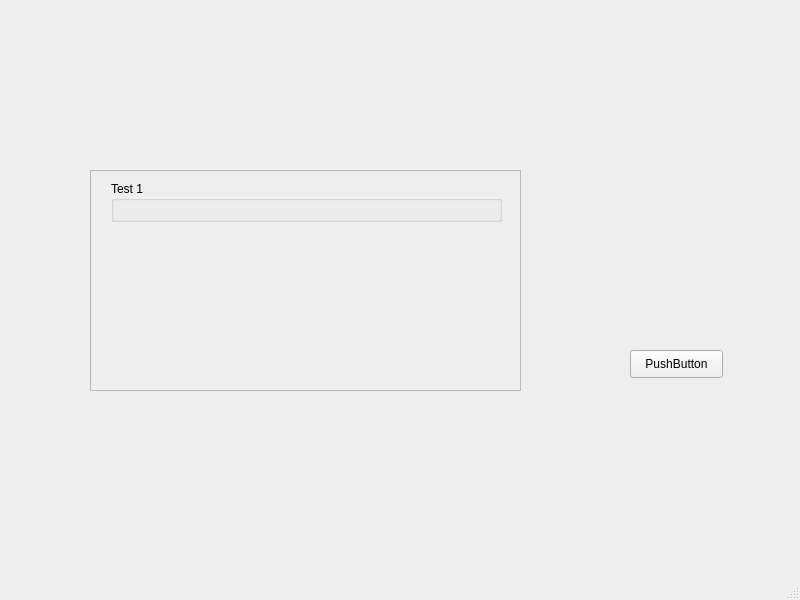
<?xml version="1.0" encoding="UTF-8"?>
<ui version="4.0">
 <class>MainWindow</class>
 <widget class="QMainWindow" name="MainWindow">
  <property name="geometry">
   <rect>
    <x>0</x>
    <y>0</y>
    <width>800</width>
    <height>600</height>
   </rect>
  </property>
  <property name="windowTitle">
   <string>MainWindow</string>
  </property>
  <widget class="QWidget" name="centralwidget">
   <widget class="QPushButton" name="pushButton">
    <property name="geometry">
     <rect>
      <x>630</x>
      <y>350</y>
      <width>93</width>
      <height>28</height>
     </rect>
    </property>
    <property name="text">
     <string>PushButton</string>
    </property>
   </widget>
   <widget class="QScrollArea" name="scrollArea">
    <property name="geometry">
     <rect>
      <x>90</x>
      <y>170</y>
      <width>431</width>
      <height>221</height>
     </rect>
    </property>
    <property name="widgetResizable">
     <bool>true</bool>
    </property>
    <widget class="QWidget" name="scrollAreaWidgetContents">
     <property name="geometry">
      <rect>
       <x>0</x>
       <y>0</y>
       <width>429</width>
       <height>219</height>
      </rect>
     </property>
     <widget class="QGroupBox" name="groupBox">
      <property name="geometry">
       <rect>
        <x>20</x>
        <y>10</y>
        <width>391</width>
        <height>41</height>
       </rect>
      </property>
      <property name="title">
       <string>Test 1</string>
      </property>
     </widget>
    </widget>
   </widget>
  </widget>
  <widget class="QMenuBar" name="menubar">
   <property name="geometry">
    <rect>
     <x>0</x>
     <y>0</y>
     <width>800</width>
     <height>26</height>
    </rect>
   </property>
  </widget>
  <widget class="QStatusBar" name="statusbar"/>
 </widget>
 <resources/>
 <connections/>
</ui>
